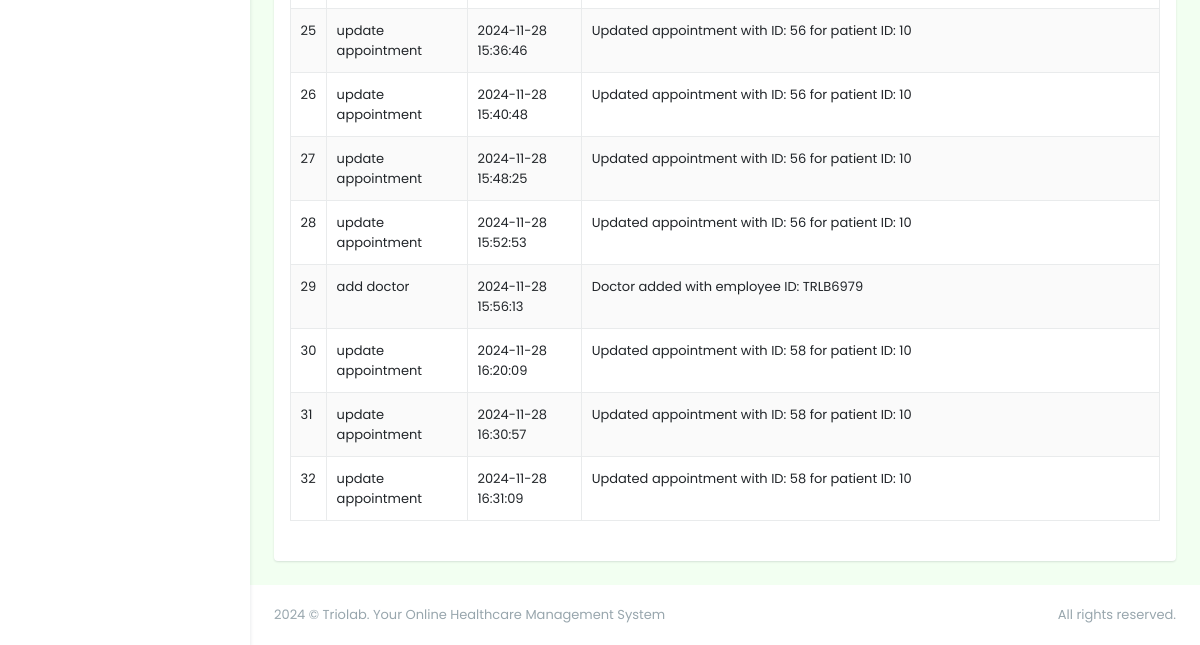
Before: /admin/logs.php (signed in, lower part) with the older database file.
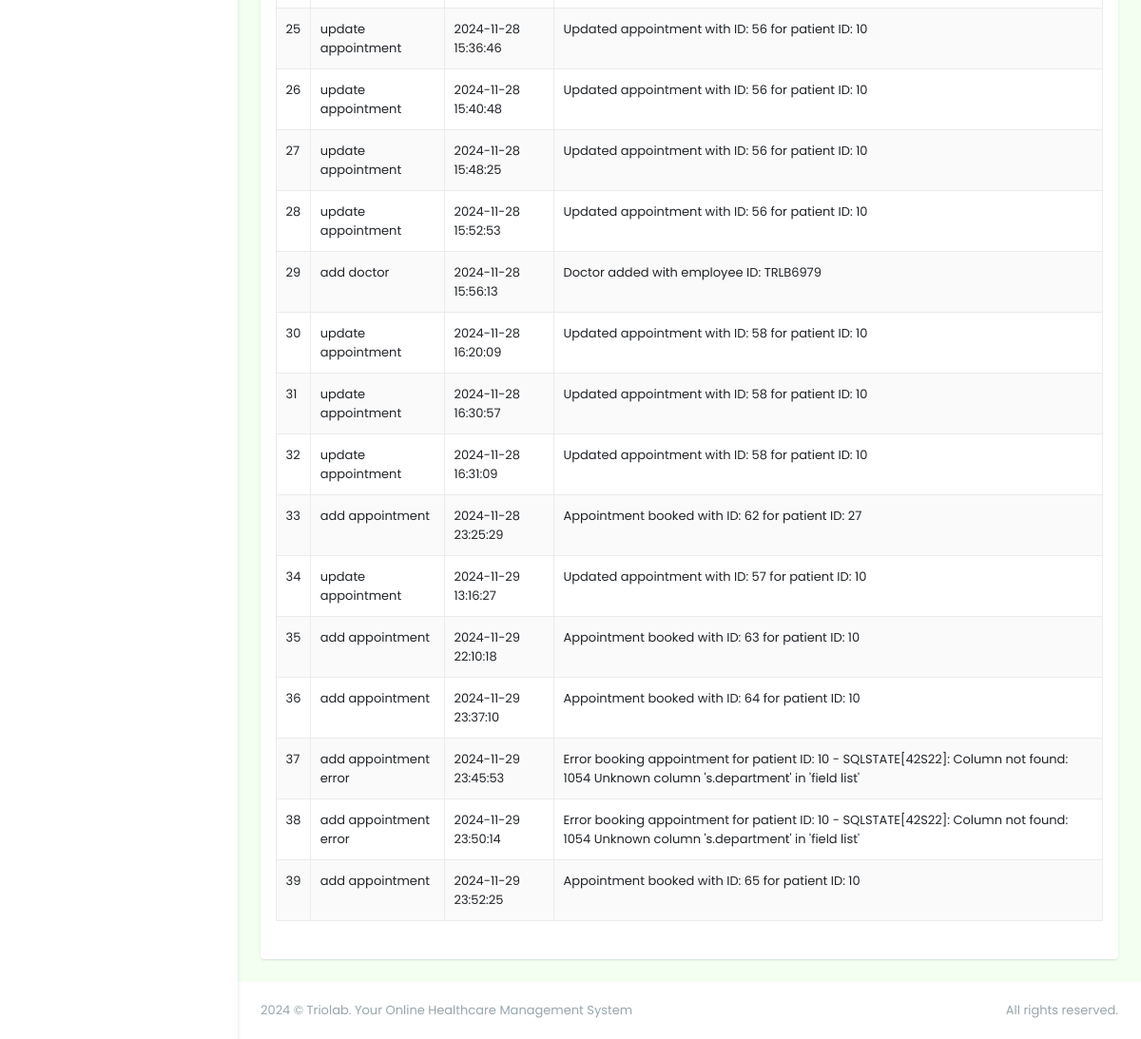
After: the same page with the newer database file.
### tables this page shows
CREATE TABLE `logs` (
  `id` int(11) NOT NULL AUTO_INCREMENT,
  `action` varchar(255) NOT NULL,
  `user` int(11) NOT NULL,
  `timestamp` timestamp NOT NULL DEFAULT current_timestamp(),
  `details` text DEFAULT NULL,
  `is_archive` tinyint(1) DEFAULT 0,
  PRIMARY KEY (`id`)
);

### admin/functions.php (the view, shortened to what this page needs)
<?php
function displayTable($pdo, $table, $columns, $displayImageColumns = [], $includeActions = true, $imagePathPrefix = '', $includeArchived = false, $actions = [])
{
    $query = $pdo->prepare("DESCRIBE $table");
    $query->execute();
    $columnsInfo = $query->fetchAll(PDO::FETCH_COLUMN);
    $orderBy = in_array('created_at', $columnsInfo) ? "ORDER BY created_at DESC" : "";
    $whereClause = "";
    if (in_array('is_archive', $columnsInfo)) {
        $whereClause = $includeArchived ? "WHERE is_archive = 1" : "WHERE is_archive = 0";
    }
    $query = $pdo->prepare("SELECT * FROM $table $whereClause $orderBy");
    $query->execute();
    echo '<table id="' . htmlspecialchars($table) . 'Table" class="table table-bordered table-striped">';
    echo '<thead><tr>';
    echo '</tr></thead><tbody>';
    if ($query->rowCount() > 0) {
        while ($row = $query->fetch(PDO::FETCH_ASSOC)) {
            echo '<tr>';
            foreach ($columns as $column) {
                if (in_array($column, $displayImageColumns)) {
                    echo '<td>
                    <a href="' . htmlspecialchars($imagePathPrefix . $row[$column]) . '"
                        data-lightbox="gallery"
                        data-lightbox="image-' . htmlspecialchars($row['id']) . '">
                        Click to view image
                        </a>
                    </td>';
                } else {
                    echo '<td>' . htmlspecialchars($row[$column]) . '</td>';
                }
            }
            echo '</tr>';
        }
    } else {
        echo '<tr><td colspan="' . (count($columns) + ($includeActions ? 1 : 0)) . '">No data available.</td></tr>';
    }
    echo '</tbody></table>';
}
?><div class="modal fade" id="testModal" tabindex="-1" aria-labelledby="testModalLabel" aria-hidden="true">

### admin/logs.php (shortened to what this page needs)
<!doctype html>
<html lang="en" data-layout="vertical" data-topbar="light" data-sidebar="light" data-sidebar-size="lg" data-sidebar-image="none" data-preloader="disable" data-theme="default" data-theme-colors="green">
<head>
    <link rel="stylesheet" href="https://cdn.jsdelivr.net/npm/flatpickr/dist/flatpickr.min.css">
    <link href="assets/css/bootstrap.min.css" rel="stylesheet" type="text/css" />
    <link href="assets/css/icons.min.css" rel="stylesheet" type="text/css" />
    <link href="assets/css/app.min.css" rel="stylesheet" type="text/css" />
    <link href="assets/css/custom.min.css" rel="stylesheet" type="text/css" />
    <link rel="stylesheet" href="assets/css/sweetalert.css">
</head>
<body style="background-color: #F2FFF1">
    <div id="layout-wrapper">
        <?php require "header.php"; ?>
        <?php require "sidebar.php" ?>
        <?php require "functions.php"; ?>
        <div class="main-content">
            <div class="page-content">
                <div class="container-fluid">
                    <div class="row">
                        <div class="col-12">
                            <div class="card">
                                <div class="card-body">
                                    <div class="row mb-2 mt-3">
                                        <div class="col-lg-12">
                                            <div class="mb-3">
                                                <?php
                                                $table = 'logs';
                                                $columns = array('id', 'action', 'timestamp', 'details');
                                                $displayImageColumns = array();
                                                displayTable($pdo, $table, $columns, $displayImageColumns, false, '', false);
                                                ?>
                                            </div>
                                        </div>
                                    </div>
                                </div>
                            </div>
                        </div>
                    </div>
                </div>
                <?php require "footer.php"; ?>
            </div>
        </div>
</body>
</html>

### admin/sidebar.php (shortened to what this page needs)
<div class="app-menu navbar-menu">
    <div id="scrollbar">
    </div>
    <div class="sidebar-background"></div>
</div>

### admin/footer.php (shortened to what this page needs)
<footer class="footer">
    <div class="container-fluid">
        <div class="row">
            <div class="col-sm-6">
                 © Triolab. Your Online Healthcare Management System
            </div>
            <div class="col-sm-6">
                <div class="text-sm-end d-none d-sm-block">
                    All rights reserved.
                </div>
            </div>
        </div>
    </div>
</footer>

Changed rows visible on the page:
added logs: id "33", action "add appointment", timestamp "2024-11-28 23:25:29", details "Appointment booked with ID: 62 for patient ID: 27"
added logs: id "34", action "update appointment", timestamp "2024-11-29 13:16:27", details "Updated appointment with ID: 57 for patient ID: 10"
added logs: id "35", action "add appointment", timestamp "2024-11-29 22:10:18", details "Appointment booked with ID: 63 for patient ID: 10"
added logs: id "36", action "add appointment", timestamp "2024-11-29 23:37:10", details "Appointment booked with ID: 64 for patient ID: 10"
added logs: id "37", action "add appointment error", timestamp "2024-11-29 23:45:53", details "Error booking appointment for patient ID: 10 - SQLSTATE[42S22]: Column not found: 1054 Unknown column 's.department' in 'field list'"
added logs: id "38", action "add appointment error", timestamp "2024-11-29 23:50:14", details "Error booking appointment for patient ID: 10 - SQLSTATE[42S22]: Column not found: 1054 Unknown column 's.department' in 'field list'"
added logs: id "39", action "add appointment", timestamp "2024-11-29 23:52:25", details "Appointment booked with ID: 65 for patient ID: 10"
